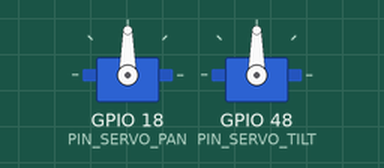
Recording of a sketch running on a simulated ESP32-S3. Shown: 2 × servo. What the sketch prints to the serial monitor is not drawn.

Above: at 1.05 s.
At 3.35 s:
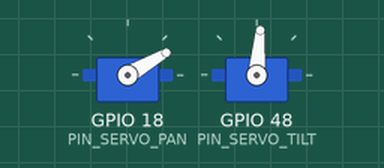
At 5.7 s:
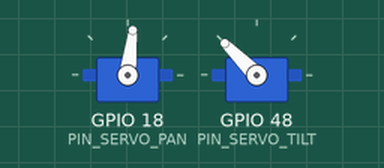
At 10.4 s:
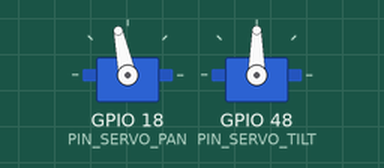
Timing chart, 0 to 14.6 s (numbered marks = the images above):
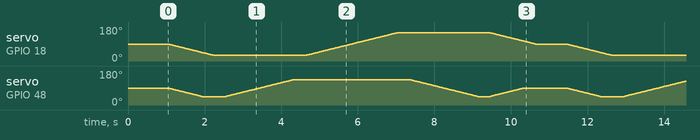

The sketch:

03_servo.ino
```cpp
#include "pinmap.h"

/* ============================================================================
 *  03_servo.ino  ——  2 自由度云台（SG90 x2）：回中 + 平滑扫动
 *  ---------------------------------------------------------------------------
 *  【目标】
 *    1) 用 ESP32Servo 库驱动两个 SG90 舵机：一个管水平转头（PAN），一个管抬头低头（TILT）；
 *    2) 上电先把两个舵机回中位（90°, 90°），让云台"眼对前方"；
 *    3) 然后水平在 30°~150°、俯仰在 45°~135° 之间缓慢平滑地扫动（每 20ms 只走 1°），
 *       速度慢、电流小，不会把 5V 拉塌，也不会让底盘"点头"；
 *    4) 留了 SERVO_PAN_INVERT / SERVO_TILT_INVERT 两个开关：装反了改 1 即可，不用拆舵机。
 *
 *  【接线】（详见 docs\01_接线总表.md 第 3.6 节）
 *      水平舵机(PAN)  棕/黑(-) → GND
 *                     红(+)    → 5V     （★ 一定 5V，接 3V3 带不动会抖）
 *                     橙/黄(S) → GPIO 18 (PIN_SERVO_PAN)
 *      俯仰舵机(TILT) 棕/黑(-) → GND
 *                     红(+)    → 5V
 *                     橙/黄(S) → GPIO 48 (PIN_SERVO_TILT)
 *    两个舵机的地线最好各拉一根直接回电池座 GND，不要串在别的模块后面。
 *    （GPIO48 在部分开发板上和板载 RGB 灯共用，扫动时 RGB 灯乱闪是正常现象，不影响功能。）
 *
 *  【预期现象】
 *    - 串口打印 [OK] 引脚表和扫动范围；
 *    - 上电时两个舵机先"甩"到 90°/90° 中位（SG90 没有掉电记忆，这一步跳一下是正常的）；
 *    - 然后云台按 左上 → 左下 → 右下 → 右上 → 回中 的顺序平稳转圈，每段约 2 秒；
 *    - 全程没有猛甩、没有"咔咔"声；串口每换一个角打印一行 [OK]。
 *
 *  【常见错误】
 *    - 舵机只"嗡嗡"抖、不转：红线接到了 3V3（必须 5V），或 5V 电流不够。
 *    - 舵机一转，ESP32 就重启：两个舵机同时启动电流可达 1.4A，5V 被拉塌。
 *      → 加 470µF 电容到舵机附近、用足量电池；把 SERVO_STEP_MS 从 20 改成 30 更慢一些。
 *    - 舵机转到头"咔咔"响、发热：扫动范围设太大，SG90 实际只有约 180°，
 *      本代码已经限制在安全区间（30~150 / 45~135），不要随意改成 0~180。
 *    - 方向装反：改 SERVO_PAN_INVERT / SERVO_TILT_INVERT 为 1，不用拆线。
 *    - 编译提示找不到 Servo：没装库。库管理器搜 "ESP32Servo"（Kevin Harrington 那版）
 *      安装 3.x 版本（老版本 0.x/1.x 在 ESP32 core 3.x 下会编译不过）。
 * ==========================================================================*/

#include <ESP32Servo.h>             // 舵机库（Arduino 官方 Servo 库不支持 ESP32 的 LEDC/MCPWM）

/* ==========================================================================
 *  1. 可调参数（小白只需要改这一小块）
 * ==========================================================================*/
#define SERVO_PAN_INVERT     0    // 水平转反了 → 改成 1
#define SERVO_TILT_INVERT    0    // 俯仰转反了 → 改成 1

#define SERVO_CENTER_DEG    90    // 中位角度
#define SERVO_PAN_MIN       30    // 水平扫动范围
#define SERVO_PAN_MAX      150
#define SERVO_TILT_MIN      45    // 俯仰扫动范围
#define SERVO_TILT_MAX     135

#define SERVO_STEP_DEG       1    // 每一步走 1 度
#define SERVO_STEP_MS       20    // 每 20ms 走一步（= 50°/秒，120° 要 2.4 秒，够慢）
// 如果两个舵机同时动的时候主控会重启，把上面 20 改成 30（更慢、电流更小）再试

#define SERVO_CENTER_SETTLE_MS 600  // 回中后等它到位的时间

/* ==========================================================================
 *  2. 对象与状态
 * ==========================================================================*/
Servo panServo;                    // 水平
Servo tiltServo;                   // 俯仰

static int s_panDeg  = SERVO_CENTER_DEG;   // 逻辑角度（还没做反相）
static int s_tiltDeg = SERVO_CENTER_DEG;

/* ==========================================================================
 *  3. 底层：逻辑角度 → 舵机实际角度（含反相开关）
 * ==========================================================================*/
static void writePan(int logicalDeg) {
  int hw = (SERVO_PAN_INVERT) ? (180 - logicalDeg) : logicalDeg;  // 反相 = 180 减一下
  panServo.write(constrain(hw, 0, 180));
}

static void writeTilt(int logicalDeg) {
  int hw = (SERVO_TILT_INVERT) ? (180 - logicalDeg) : logicalDeg;
  tiltServo.write(constrain(hw, 0, 180));
}

// 朝目标角挪一步（最多 SERVO_STEP_DEG 度），到了就停住
static int stepTowardDeg(int cur, int target) {
  if (cur < target) {
    cur += SERVO_STEP_DEG;
    if (cur > target) cur = target;
  } else if (cur > target) {
    cur -= SERVO_STEP_DEG;
    if (cur < target) cur = target;
  }
  return cur;
}

// 两个舵机同时、平滑地走到指定角度（阻塞式，一步一步走）
static void moveBothTo(int panTarget, int tiltTarget) {
  panTarget  = constrain(panTarget,  0, 180);
  tiltTarget = constrain(tiltTarget, 0, 180);

  while (s_panDeg != panTarget || s_tiltDeg != tiltTarget) {
    s_panDeg  = stepTowardDeg(s_panDeg,  panTarget);
    s_tiltDeg = stepTowardDeg(s_tiltDeg, tiltTarget);
    writePan(s_panDeg);
    writeTilt(s_tiltDeg);
    delay(SERVO_STEP_MS);
  }
}

/* ==========================================================================
 *  4. 初始化
 * ==========================================================================*/
void setup() {
  Serial.begin(115200);
  delay(400);

  Serial.println();
  Serial.println("==================================================");
  Serial.println(" AI-Robot v1.0 | 03_servo | SG90 x2 pan/tilt");
  Serial.println("==================================================");

  // ---------- 4.1 串口自检 ----------
  Serial.println("[OK] 串口正常 (115200)");
  Serial.printf("[OK] 水平舵机 PAN  信号 = GPIO%d\n", PIN_SERVO_PAN);
  Serial.printf("[OK] 俯仰舵机 TILT 信号 = GPIO%d\n", PIN_SERVO_TILT);
  Serial.println("[OK] 两个舵机红线接 5V、棕/黑线接 GND（千万别接 3V3）");
  Serial.printf("[OK] 舵机参数: %dHz, 脉宽 %d~%d us (= 0~180 度)\n",
                SERVO_FREQ, SERVO_MIN_US, SERVO_MAX_US);
  Serial.printf("[OK] 扫动范围: 水平 %d~%d 度, 俯仰 %d~%d 度\n",
                SERVO_PAN_MIN, SERVO_PAN_MAX, SERVO_TILT_MIN, SERVO_TILT_MAX);
  Serial.printf("[OK] 转向修正: PAN_INVERT=%d  TILT_INVERT=%d\n",
                SERVO_PAN_INVERT, SERVO_TILT_INVERT);

  // ---------- 4.2 绑定舵机 ----------
  panServo.setPeriodHertz(SERVO_FREQ);    // 标准 50Hz
  tiltServo.setPeriodHertz(SERVO_FREQ);
  panServo.attach(PIN_SERVO_PAN,  SERVO_MIN_US, SERVO_MAX_US);
  tiltServo.attach(PIN_SERVO_TILT, SERVO_MIN_US, SERVO_MAX_US);

  if (!panServo.attached() || !tiltServo.attached()) {
    Serial.println("[FAIL] 舵机绑定失败：PWM 通道不够或被别的功能占用，重启试试");
    while (true) delay(1000);
  }
  Serial.println("[OK] 两个舵机已绑定");

  // ---------- 4.3 回中位 ----------
  // 说明：SG90 掉电后不记得自己在哪，所以第一次给中位时一定会"甩"一下，
  //       这是正常现象；下面所有扫动才是真正的"慢速"运动。
  s_panDeg  = SERVO_CENTER_DEG;
  s_tiltDeg = SERVO_CENTER_DEG;
  writePan(s_panDeg);
  writeTilt(s_tiltDeg);
  Serial.println("[OK] 已发送中位 90°/90°，等待舵机到位...");
  delay(SERVO_CENTER_SETTLE_MS);
  Serial.println("[OK] 开始平滑扫动（每 20ms 走 1 度）");
  Serial.println("--------------------------------------------------");
}

/* ==========================================================================
 *  5. 主循环：矩形扫一圈，回中，再来
 * ==========================================================================*/
void loop() {
  Serial.printf("[OK] -> 左上角: 水平 %d 度 / 俯仰 %d 度\n", SERVO_PAN_MIN, SERVO_TILT_MIN);
  moveBothTo(SERVO_PAN_MIN, SERVO_TILT_MIN);
  delay(300);

  Serial.printf("[OK] -> 左下角: 水平 %d 度 / 俯仰 %d 度\n", SERVO_PAN_MIN, SERVO_TILT_MAX);
  moveBothTo(SERVO_PAN_MIN, SERVO_TILT_MAX);
  delay(300);

  Serial.printf("[OK] -> 右下角: 水平 %d 度 / 俯仰 %d 度\n", SERVO_PAN_MAX, SERVO_TILT_MAX);
  moveBothTo(SERVO_PAN_MAX, SERVO_TILT_MAX);
  delay(300);

  Serial.printf("[OK] -> 右上角: 水平 %d 度 / 俯仰 %d 度\n", SERVO_PAN_MAX, SERVO_TILT_MIN);
  moveBothTo(SERVO_PAN_MAX, SERVO_TILT_MIN);
  delay(300);

  Serial.printf("[OK] -> 回中位: 水平 %d 度 / 俯仰 %d 度\n", SERVO_CENTER_DEG, SERVO_CENTER_DEG);
  moveBothTo(SERVO_CENTER_DEG, SERVO_CENTER_DEG);
  delay(800);
}
```

pinmap.h
```cpp
/* ============================================================================
 *  AI-Robot · 引脚总表（唯一权威来源 / Single Source of Truth）
 *  板卡 : ESP32-S3-DevKitC-1  N16R8  (16MB Flash + 8MB OPI PSRAM)
 *  版本 : v1.0
 *  ---------------------------------------------------------------------------
 *  【铁律】
 *   1) 所有 .ino 一律 #include "pinmap.h"，绝对不要在 .ino 里写死引脚数字。
 *   2) 要改引脚只改这个文件，然后运行 tools\sync_pinmap.ps1 同步到所有 sketch。
 *   3) 本板 30 个可用 GPIO 被 7 个模块用满，一个不剩。想加东西必须先砍东西。
 *   4) 上传代码请用【UART 口】那颗 Type-C；【USB 口】平时不要插（详见 docs/01）。
 * ==========================================================================*/

#pragma once

/* ---------------- 1. 摄像头 OV2640 (DVP 并口, 14 根信号) ---------------- */
#define PIN_CAM_D0        4    /* 摄像头都是 3.3V 信号, 不要接 5V           */
#define PIN_CAM_D1        5
#define PIN_CAM_D2        6
#define PIN_CAM_D3        7
#define PIN_CAM_D4        8
#define PIN_CAM_D5        9
#define PIN_CAM_D6       10
#define PIN_CAM_D7       11
#define PIN_CAM_XCLK     12    /* 主时钟。★本项目实物模块自带 24M 晶振、没有
                                * XCLK 脚，所以这个脚实际【空着】——可以当备用
                                * 引脚（加蜂鸣器/按键/灯都行）。换成带 XCLK 的
                                * 模块时就自动用上它，不用改代码。              */
#define PIN_CAM_PCLK     13    /* 像素时钟, 摄像头输出给 ESP32             */
#define PIN_CAM_VSYNC    14    /* 帧同步                                   */
#define PIN_CAM_HREF     15    /* 行同步                                   */
#define PIN_CAM_SIOD     16    /* SCCB 数据 (类 I2C)                       */
#define PIN_CAM_SIOC     17    /* SCCB 时钟                                */
/* RST 直接插 3V3, PWDN 直接插 GND —— 不占 GPIO */

/* ---------------- 2. 2.4 寸 ST7789 彩屏 (SPI, 4 根) -------------------- */
#define PIN_TFT_SCL      21    /* = SCK                                    */
#define PIN_TFT_SDA      47    /* = MOSI                                   */
#define PIN_TFT_CS        3    /* GPIO3 是 JTAG 源选择脚; 出厂 eFuse 下不生效,
                                * 屏幕 CS 平时是高电平/悬空, 不会误触发。安全。  */
#define PIN_TFT_DC       38    /* v1.1 开发板的板载 RGB 灯在这个脚 -> 会跟着闪,
                                * 属正常现象, 不影响显示                           */
/* TFT RST 插 3V3, BLK 插 3V3 —— 不占 GPIO (屏幕常亮) */

/* ---------------- 3. 音频 I2S (麦克风 + 功放 共用 BCLK/WS) ------------- */
#define PIN_I2S_BCLK     39    /* 录放共用 (分时复用, 不会同时用)          */
#define PIN_I2S_WS       40    /* = LRC / LRCLK                            */
#define PIN_I2S_MIC_SD   41    /* INMP441 的 SD  -> ESP32 (输入)           */
#define PIN_I2S_AMP_DIN  42    /* ESP32 -> MAX98357A 的 DIN (输出)         */

/* ---------------- 4. TB6612FNG 电机驱动 (2 通道带 4 个 TT 电机) -------- */
/* 用"方向脚直接吃 PWM"的方式驱动, 省下 2 个引脚。左轮 A 通道, 右轮 B 通道 */
#define PIN_MOTOR_AIN1    1
#define PIN_MOTOR_AIN2    2
#define PIN_MOTOR_BIN1   45    /* 上电必须为低 -> 模块内部下拉, 电机静止   */
#define PIN_MOTOR_BIN2   46    /* 同上                                     */
/* STBY 直接插 3V3 (常开), VM 接 5V, VCC 接 3V3 */

/* ---------------- 5. 云台 SG90 x2 ------------------------------------- */
#define PIN_SERVO_PAN    18    /* 水平 (左右转头)                          */
#define PIN_SERVO_TILT   48    /* 俯仰 (抬头低头)。板载 RGB 灯: v1.0 板在
                                * GPIO48、v1.1 板在 GPIO38, 所以这个脚和屏幕
                                * DC 脚都可能让 RGB 灯跟着闪 —— 纯外观, 无害 */

/* ---------------- 6. HC-SR04 超声波 (宽压版, 供 3V3) ------------------ */
#define PIN_SONAR_TRIG   19    /* 这两个脚原是 USB D-/D+, 用普通 GPIO 后   */
#define PIN_SONAR_ECHO   20    /* 就【不能插 USB 口】, 见 docs/01           */

/* ---------------- 7. 预留 / 禁碰 -------------------------------------- */
#define PIN_BOOT_BTN      0    /* 板载 BOOT 键: 当"按住说话"用, 不用接线   */
#define PIN_UART_TX      43    /* 串口监视器 (UART 口), 不要接模块         */
#define PIN_UART_RX      44    /* 同上, 且被 CP2102 拉着, 不要用           */

/* ---------------- 8. 编译期自检 (防止手滑改成禁区引脚) ---------------- */
#define ROBOT_GUARD(pin)                                                      \
  static_assert(((pin) != 0) && ((pin) < 26 || (pin) > 37),                   \
                "引脚落在禁区: 0=BOOT 或 26-37=Flash/PSRAM -> " #pin);
/* 26-32 = 板载 Flash, 33-37 = 8MB OPI PSRAM (N16R8 专有), 都不能用 */

ROBOT_GUARD(PIN_CAM_D0)  ROBOT_GUARD(PIN_CAM_D1)  ROBOT_GUARD(PIN_CAM_D2)
ROBOT_GUARD(PIN_CAM_D3)  ROBOT_GUARD(PIN_CAM_D4)  ROBOT_GUARD(PIN_CAM_D5)
ROBOT_GUARD(PIN_CAM_D6)  ROBOT_GUARD(PIN_CAM_D7)  ROBOT_GUARD(PIN_CAM_XCLK)
ROBOT_GUARD(PIN_CAM_PCLK) ROBOT_GUARD(PIN_CAM_VSYNC) ROBOT_GUARD(PIN_CAM_HREF)
ROBOT_GUARD(PIN_CAM_SIOD) ROBOT_GUARD(PIN_CAM_SIOC)
ROBOT_GUARD(PIN_TFT_SCL) ROBOT_GUARD(PIN_TFT_SDA)
ROBOT_GUARD(PIN_TFT_CS)  ROBOT_GUARD(PIN_TFT_DC)
ROBOT_GUARD(PIN_I2S_BCLK) ROBOT_GUARD(PIN_I2S_WS)
ROBOT_GUARD(PIN_I2S_MIC_SD) ROBOT_GUARD(PIN_I2S_AMP_DIN)
ROBOT_GUARD(PIN_MOTOR_AIN1) ROBOT_GUARD(PIN_MOTOR_AIN2)
ROBOT_GUARD(PIN_MOTOR_BIN1) ROBOT_GUARD(PIN_MOTOR_BIN2)
ROBOT_GUARD(PIN_SERVO_PAN)  ROBOT_GUARD(PIN_SERVO_TILT)
ROBOT_GUARD(PIN_SONAR_TRIG) ROBOT_GUARD(PIN_SONAR_ECHO)

/* ---------------- 9. 常用参数 ----------------------------------------- */
#define MOTOR_PWM_FREQ   20000 /* 20kHz, 超出人耳范围, 电机不尖叫        */
#define MOTOR_PWM_RES       10 /* 10 位 -> 0~1023                        */
#define MOTOR_PWM_MAX     1023
#define SERVO_FREQ          50 /* 舵机标准 50Hz                          */
#define SERVO_MIN_US      500 /* 0.5ms -> 0 度  (SG90 约 0~180 度)      */
#define SERVO_MAX_US     2500 /* 2.5ms -> 180 度                        */
```
